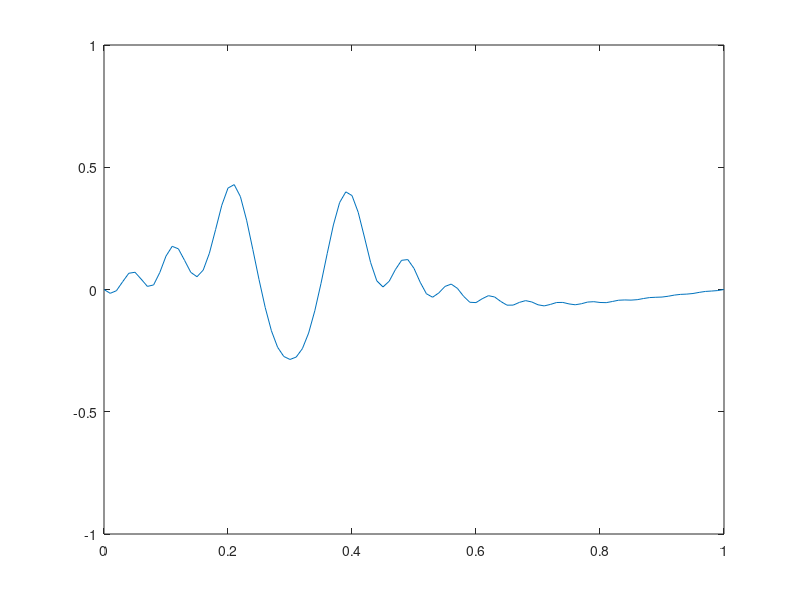

Write the MATLAB code that produced this figure.
function hyperbolic2

% Klein-Gordon Eqn (dispersive hyperbolic PDE)
% u_{tt} = c^2*u_{xx} - d*u  u(0,t)=0 u(1,t)=0 u(x,0)=3-2x u_t(x,0)=500*exp(-100*(x-.7)^2)

c = 30;
d = 10000;
h = .01;
r = .5;
k = h*r/c;
x = 0:h:1;
n = length(x);

figure(2)

u1 = exp(-1000*(x-.7).^2);
plot(x,u1),axis([0 1 -1 1]),title('2nd order wave equation with true dispersion: u_{tt} = c^2 *u_{xx} - d*u')
pause
u2 = u1;
plot(x,u2),axis([0 1 -1 1]),title('2nd order wave equation with true dispersion: u_{tt} = c^2 *u_{xx} - d*u')
pause(.05)

for j=2:600
   uj(1) = 0;
   uj(n) = 0;
   for i=2:n-1
      uj(i) = (2-2*r^2-d*k^2)*u2(i) + r^2*(u2(i+1)+u2(i-1)) - u1(i);
   end
   plot(x,uj),axis([0 1 -1 1]),title('2nd order wave equation with true dispersion: u_{tt} = c^2 *u_{xx} - d*u')
   pause(.05)
   u1 = u2;
   u2 = uj;
end

plot(x,uj),axis([0 1 -1 1])